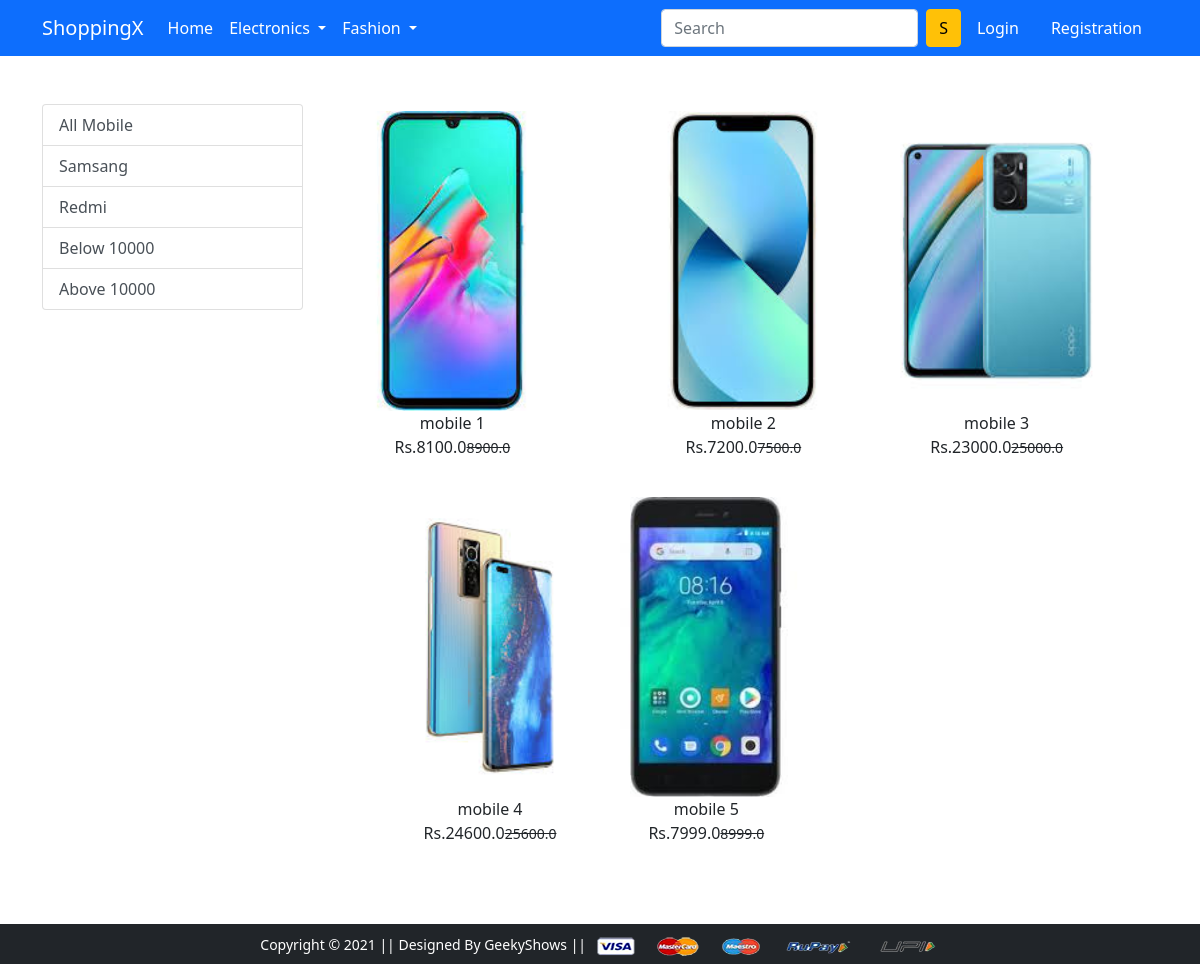
/mobile/, run on the app's committed database.
### app/models.py (models this page shows, shortened)
class Product(models.Model):
    title=models.CharField(_("title"), max_length=150)
    selling_price=models.FloatField()
    discount_price=models.FloatField()
    discription=models.TextField(_("discription"))
    brand=models.CharField(_("brand"),max_length=255)
    categary=models.CharField(_("categary"),choices=categary_choices,max_length=2)
    product_image=models.ImageField(_("product_image"), upload_to='producting')

### app/views.py (the view)
# urls.py: path('mobile/',views.MobileView.as_view(), name='mobile'),
class MobileView(View):
    def get(self, request,data=None):
        if data==None:
            mobile=Product.objects.filter(categary="M")
        elif data=='samsang' or data=='redmi':
            mobile=Product.objects.filter(categary="M").filter(brand=data)
        elif data=='below':
            mobile=Product.objects.filter(categary="M").filter(selling_price__lt='10000')
        elif data =='above':
            mobile=Product.objects.filter(categary="M").filter(selling_price__gte='10000')
        return render(request, 'app/mobile.html', {'mobile':mobile})

### app/templates/app/mobile.html (shortened to what this page needs)
{% extends 'app/base.html' %}
{% load static %}
{% block main-content %}
<div class="container my-5">
 <div class="row">
  <div class="col-sm-3">
    <div class="list-group">
        <a href="{% url 'mobile' %}" class="list-group-item list-group-item-action">All Mobile</a>
        <a href="{% url 'mobiledata' 'samsang' %}" class="list-group-item list-group-item-action">Samsang</a>
        <a href="{% url 'mobiledata' 'redmi' %}" class="list-group-item list-group-item-action">Redmi</a>
        <a href="{% url 'mobiledata' 'below' %}" class="list-group-item list-group-item-action">Below 10000</a>
        <a href="{% url 'mobiledata' 'above' %}" class="list-group-item list-group-item-action">Above 10000</a>
      </div>
  </div>
  <div class="col-sm-8">
    <div class="row">
        {%for product in mobile %}
    <div class="col-sm-4 text-center mb-4" >
        <a href ="{% url 'product-detail' product.id %}" class="btn">
            <div class=item>
                <img src="{{product.product_image.url}}" alt="" height="300" class="">
                <div class="fb-bold">{{product.title}}</div>
                <div class="fb-bold">Rs.{{product.discount_price}}<small class="fw-light text-decoration-line-through">{{product.selling_price}}</small></div>
            </div>
        </a>
    </div>
    {%endfor%}
   </div>
  </div>
 </div>
</div>
{% endblock main-content %}

### app/templates/app/base.html (shortened to what this page needs)
<!doctype html>
{% load static %}
<html lang="en">
  <head>
    <link href="https://cdn.jsdelivr.net/npm/bootstrap@5.0.0-beta1/dist/css/bootstrap.min.css" rel="stylesheet">
    <link rel="stylesheet" href="{% static 'app/css/owl.carousel.min.css' %}">
    <link rel="stylesheet" href="{% static 'app/css/all.min.css' %}">
    <link rel="stylesheet" href="{% static 'app/css/style.css' %}">
  </head>
  <body>
    <nav class="navbar navbar-expand-lg navbar-dark bg-primary">
     <div class="container">
       <a class="navbar-brand" href="/">ShoppingX</a>
       <div class="collapse navbar-collapse" id="navbarSupportedContent">
         <ul class="navbar-nav me-auto mb-2 mb-lg-0">
           <li class="nav-item">
             <a class="nav-link active" aria-current="page" href="/">Home</a>
           </li>
           <li class="nav-item dropdown">
             <a class="nav-link dropdown-toggle text-white" href="#" id="electronicsDropdown" role="button" data-bs-toggle="dropdown" aria-expanded="false">
               Electronics
             </a>
           </li>
           <li class="nav-item dropdown">
             <a class="nav-link dropdown-toggle text-white" href="#" id="fashionDropdown" role="button" data-bs-toggle="dropdown" aria-expanded="false">
               Fashion
             </a>
           </li>
         </ul>
         <form class="d-flex">
           <input class="form-control me-2" type="search" placeholder="Search" aria-label="Search">
           <button class="btn btn-warning" type="submit">S</button>
         </form>
         <div>
          <ul class="navbar-nav me-auto mb-2 mb-lg-0">
            {% if request.user.is_authenticated %}
           <li class="nav-item dropdown mx-2">
              <a class="nav-link dropdown-toggle text-white" href="#" id="profileDropdown" role="button" data-bs-toggle="dropdown" aria-expanded="false">
                {% comment %} {{request.user}} {% endcomment %}
                {{request.user|capfirst}}
              </a>
              <ul class="dropdown-menu" aria-labelledby="profileDropdown">
                <li><a class="dropdown-item" href="{% url 'profile' %}">Profile</a></li>
                <li><a class="dropdown-item" href="{% url 'orders' %}">Orders</a></li>
                <li><a class="dropdown-item" href="{% url 'changepassword' %}">Change Password</a></li>
                <li><a class="dropdown-item" href="{% url 'logout' %}">Logout</a></li>
              </ul>
            </li>
            <li class="nav-item mx-2">
             <a href="{% url 'cart' %}" class="nav-link text-white"><span class="badge bg-danger">4</span> Cart </a>
            </li>
          {%else %}
            <li class="nav-item mx-2">
             <a href="{% url 'login' %}" class="nav-link text-white">Login</a>
            </li>
            <li class="nav-item mx-2">
             <a href="{% url 'register' %}" class="nav-link text-white">Registration</a>
            </li>
          {% endif %}
          </ul>
         </div>
       </div>
     </div>
    </nav>
    {% block main-content %} {% endblock main-content %}
    <footer class="container-fluid bg-dark text-center p-2 mt-5">
        <small class="text-white">Copyright &copy; 2021 || Designed By GeekyShows || </small>
        <img src="{% static 'app/images/payment.png' %}" alt="" srcset="" class="img-fluid" height="2px">
    </footer>
  </body>
</html>

### data on the page
Product: product_image (picture), title "mobile 1", discount_price "8100.0", selling_price "8900.0"
Product: product_image (picture), title "mobile 2", discount_price "7200.0", selling_price "7500.0"
Product: product_image (picture), title "mobile 3", discount_price "23000.0", selling_price "25000.0"
Product: product_image (picture), title "mobile 4", discount_price "24600.0", selling_price "25600.0"
Product: product_image (picture), title "mobile 5", discount_price "7999.0", selling_price "8999.0"
